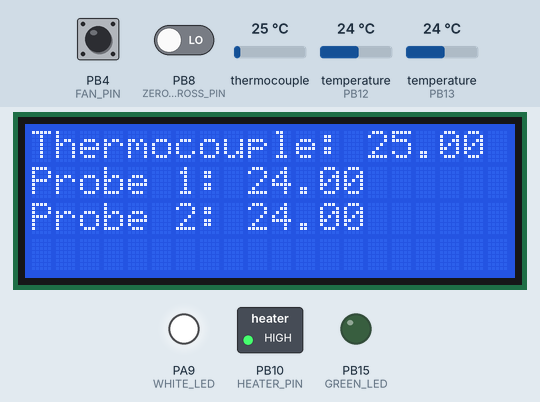
This program was run on a simulated STM32 Black Pill. On the bench: 20×4 character LCD, switched loads named in the program (green lamp = pin HIGH), output pins drawn as LEDs (lit = HIGH). Inputs (shaded band) come from the test bench; at power-on: thermocouple 25 °C, temperature (sensors on PB12, PB13) 24 °C, PB4 (FAN_PIN) HIGH, PB8 (ZERO_CROSS_PIN) LOW. Pins used as bus, display or sensor lines are not drawn; what the program prints to the serial monitor is not drawn.

Above: at 9.9 s.
10.0 s: thermocouple set to 208 °C
At 11.6 s:
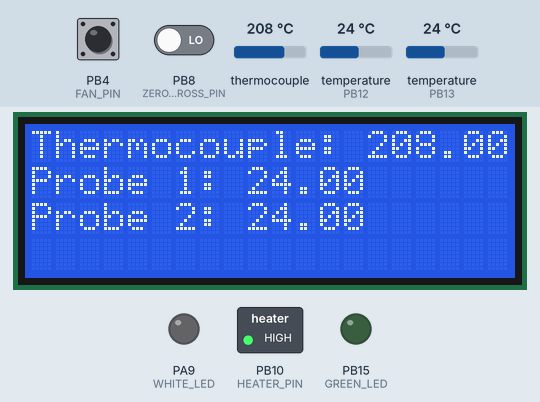
18.2 s: thermocouple set to 215 °C
At 19.8 s:
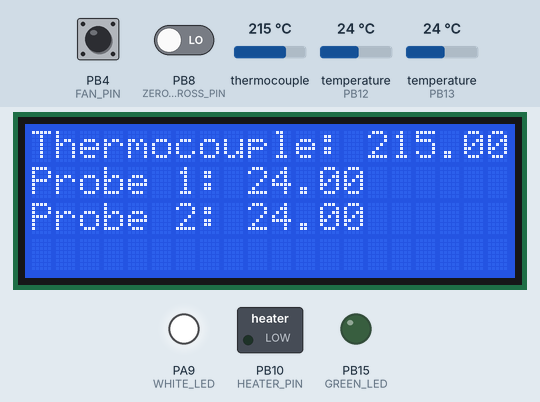
26.4 s: temperature (sensor on PB12) set to 12 °C
At 27.9 s:
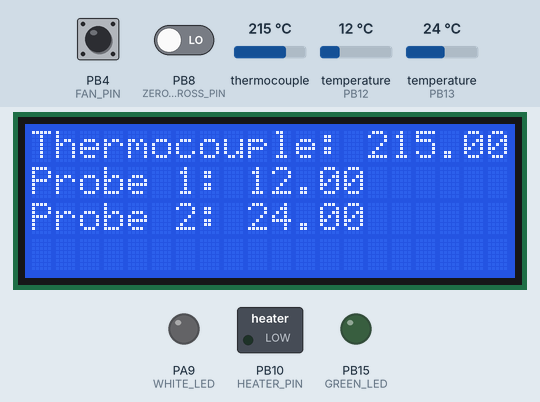
29.7 s: temperature (sensor on PB13) set to 12 °C
At 31.1 s:
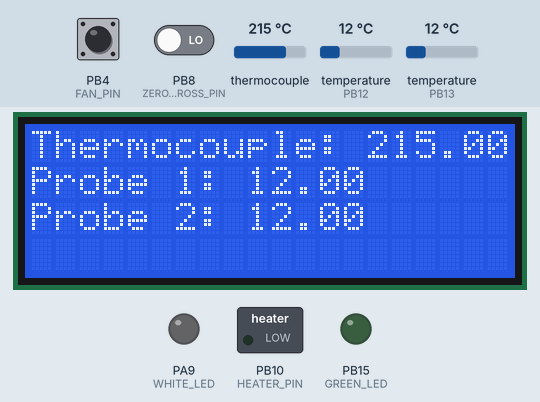
32.9 s: temperature (sensor on PB12) set to 19 °C
At 34.8 s:
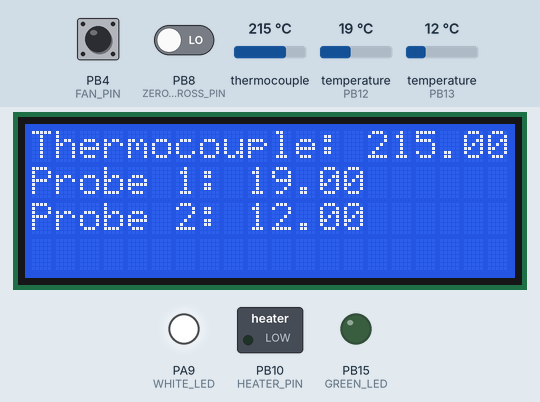
36.0 s: temperature (sensor on PB13) set to 19 °C
At 36.5 s:
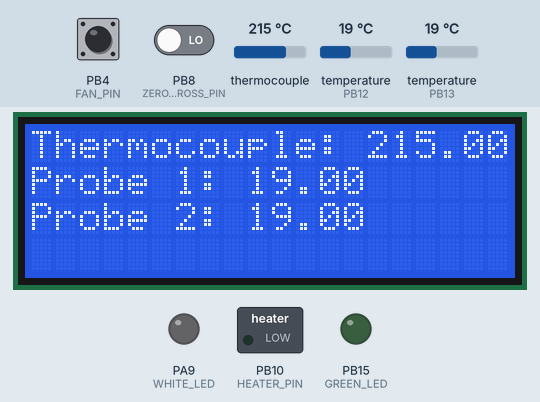
Timing chart, 0 to 40.2 s (numbered marks = the images above; inputs shaded):
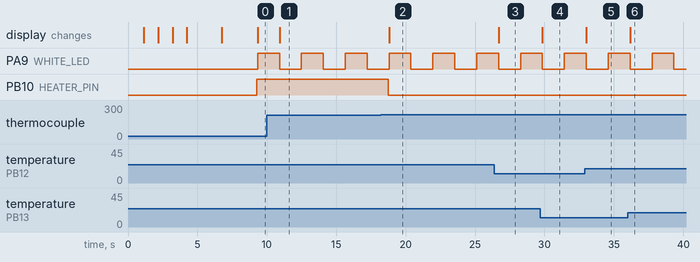

The program:

main.cpp
```cpp
#include <Arduino.h>
#include <Wire.h>
#include <string.h>
#include "OneWire.h"
#include "DallasTemperature.h"
#include "max6675.h"
#include "LiquidCrystal_I2C.h"
#include "defs.h"

// Objects
MAX6675 thermocouple(sckPin, csPin, soPin); // create instance object of MAX6675
OneWire oneWire(ONE_WIRE_0);
OneWire oneWire1(ONE_WIRE_1);
DallasTemperature sensor0(&oneWire);
DallasTemperature sensor1(&oneWire1);
LiquidCrystal_I2C lcd(0x27, 20, 4);

// function prototypes
bool tests();
bool lcdTest();
bool thermocoupleTest();
bool DS18B20Test();
void print_lcd(float temp1, float temp2, float temp3);
void controlFlowrate(float tempDifference, float wallTemperature);
void runPump();
void checkTemperatureDifference(float a, float b, float c, float d);
void turnOnHeater();
void turnOffHeater();
void turnOnFan();
void turnOffFan();

// Global variables
unsigned long lastRead = 0;
unsigned long lastBlink =0;
unsigned long fanTimer = 0;
float thermocoupleTemp = 0.0;
float DS18B20Temp0 = 0.0;
float DS18B20Temp1 = 0.0;
float lastReadThermocouple = 0.0;
short int triac_delay = 0;
short int constrained_triac_delay = constrain(triac_delay, 0, 6);

void setup(void)
{

  Serial.begin(115200);
  sensor0.begin();
  sensor1.begin();
  pinMode(PUMP_PIN, OUTPUT);
  pinMode(HEATER_PIN, OUTPUT);
  pinMode(WHITE_LED, OUTPUT);
  pinMode(GREEN_LED, OUTPUT);
  attachInterrupt(ZERO_CROSS_PIN, runPump, CHANGE);
  while(!tests())
  {
    if(millis()-lastBlink >= 500){
      digitalWrite(WHITE_LED,!digitalRead(WHITE_LED));
      lastBlink =millis();
    }


  };

}
void loop(void)
{

  sensor0.requestTemperatures();
  sensor1.requestTemperatures(); // Send the command to get temperature readings
                                 // Serial.println("DONE");
  /********************************************************************/
  float thermocoupleTemp = thermocouple.readCelsius();
  float DS18B20Temp0 = sensor0.getTempCByIndex(0);
  float DS18B20Temp1 = sensor1.getTempCByIndex(0);

  Serial.print("C = ");
  Serial.println(thermocoupleTemp);
  Serial.print("Temp 1 is: ");
  Serial.println(DS18B20Temp0);
  Serial.print("Temp 2 is: ");
  Serial.println(DS18B20Temp1);
  Serial.print("Triac delay is: ");
  Serial.println(triac_delay);
  runPump();
  checkTemperatureDifference(DS18B20Temp0, DS18B20Temp1, lastReadThermocouple, thermocoupleTemp);
  lastReadThermocouple = thermocoupleTemp;
  if (thermocoupleTemp < CONTROL_TEMP_VALUE)
  {
    turnOnHeater();
  }
  else if (thermocoupleTemp > CONTROL_TEMP_VALUE + 10)
  {
    turnOffHeater();
  }
  if (millis() - lastRead >= 1000)
  {
    print_lcd(thermocoupleTemp, DS18B20Temp0, DS18B20Temp1);
    lastRead = millis();
  }
  if(millis()-lastBlink >= 100){
      digitalWrite(WHITE_LED,!digitalRead(WHITE_LED));
      lastBlink =millis();
    }
  if(millis()-fanTimer >= 3000){
      digitalWrite(FAN_PIN,!digitalRead(FAN_PIN));
      fanTimer =millis();
    }

}

bool tests()
{
  while (!lcdTest())
  {
  }
  while (!thermocoupleTest())
  {
  }
  while (!DS18B20Test())
  {
  }
  return true;
}

bool lcdTest()
{
  lcd.init();
  lcd.backlight();
  lcd.print("Maya v0.0.1");
  lcd.setCursor(7, 3);
  lcd.print("FYP 18-22");
  delay(1000);
  lcd.clear();
  lcd.print("Starting tests ........");
  delay(1000);
  return true;
}
bool thermocoupleTest()
{
  lcd.clear();
  lcd.print("Running thermocouple test!!!!");
  int count = 0;
  while (count < 10)
  {
    delay(100);
    if (thermocouple.readCelsius() > 0 && thermocouple.readCelsius() < 50)
    {
      count++;
    }
    else
    {
      continue;
    }
  }
  lcd.clear();
  lcd.println("Thermocouple test complete !!!!!!");
  delay(1000);
  return true;
}

bool DS18B20Test()
{
  lcd.clear();
  lcd.println("Running DS18B20 test !!!!!!!!!!");
  delay(1000);
  int count = 0;
  while (count < 10)
  {
    delay(100);
    if (sensor0.getTempCByIndex(0) > 0 && sensor0.getTempCByIndex(0) < 50 && sensor1.getTempCByIndex(0) > 0 && sensor1.getTempCByIndex(0))
    {
      count++;
    }
    else
    {
      continue;
    }
  }
  lcd.clear();
  lcd.println("DS18B20 test complete.....!!!!!");
  delay(1000);
  return true;
}

void print_lcd(float temp1, float temp2, float temp3)
{
  lcd.clear();
  lcd.setCursor(0, 0);
  lcd.print("Thermocouple: ");
  lcd.print(temp1);
  lcd.setCursor(0, 1);
  lcd.print("Probe 1: ");
  lcd.print(temp2);
  lcd.setCursor(0, 2);
  lcd.print("Probe 2: ");
  lcd.print(temp3);
}

/**
 * @brief function to increase flowrate according to temperature
 */
void increaseFlowrate()
{
  // implement increased flowrate
  triac_delay -= 1;
}

/**
 * @brief function to decrease flowrate.
 */
void decreaseFlowrate()
{
  triac_delay += 1;
}

/**
 * @brief function to run the pump.
 */
void runPump()
{
  // TO IMPLEMENT RUN PUMP
  digitalWrite(GREEN_LED, HIGH);
  delay(constrained_triac_delay);
  digitalWrite(GREEN_LED, LOW);
  digitalWrite(PUMP_PIN, HIGH);
  delayMicroseconds(10);
  digitalWrite(PUMP_PIN, LOW);
}

void checkTemperatureDifference(float a, float b, float c, float d)
{
  if ((a - b > 10) || (d - a > 10))
  {
    increaseFlowrate();
  }
  else if ((a - b < 0) && (d - a < 0))
  {
    decreaseFlowrate();
  }
}
/**
 * @brief function to turn on the heater
 */
void turnOnHeater()
{
  digitalWrite(HEATER_PIN, HIGH);


}

/**
 * @brief function to turn off the heater
 */
void turnOffHeater()
{
  digitalWrite(HEATER_PIN, LOW);

}

/**
 * @brief Function to turn on the fan
 */
void turnOnFan()
{
  digitalWrite(FAN_PIN, HIGH);
}

/**
 * @brief Function to turn the fan off
 * */
void turnOffFan()
{
  digitalWrite(FAN_PIN, LOW);
}
```

defs.h
```cpp
#ifndef PIN_DEFINITIONS_H
#define PIN_DEFINITIONS_H


#define soPin PA6  // SO=Serial Out
#define csPin PA7  // CS = chip select CS pin
#define sckPin PA5 // SCK = Serial Clock pi
#define ONE_WIRE_0 PB12 // One Wire Probe 1
#define ONE_WIRE_1 PB13 // One wire Probe 2

#define MAX_WALL_TEMP 400.0
#define MAX_TEMP_DIFF 5.0
#define CONTROL_TEMP_VALUE 200.0


#define PUMP_PIN PB14
#define ZERO_CROSS_PIN PB8
#define HEATER_PIN PB10
#define FAN_PIN PB4
#define GREEN_LED PB15
#define WHITE_LED PA9


#endif
```

Measured:
- the behaviour switches between 210 and 211 °C on thermocouple (found by bisection; images 1 and 2)
- after the input at 10.0 s, the display: changes after 0.92 s (image 1)
- after the input at 18.2 s, PB10 (HEATER_PIN): HIGH → LOW after 0.56 s; the display: changes after 0.61 s (image 2)
- after the input at 26.4 s, the display: changes after 0.30 s (image 3)
- after the input at 29.7 s, the display: changes after 0.16 s (image 4)
- after the input at 32.9 s, the display: changes after 0.12 s (image 5)
- after the input at 36.0 s, the display: changes after 0.17 s (image 6)
- by itself, PA9 (WHITE_LED): alternates HIGH for 1.6 s and LOW for 1.6 s
